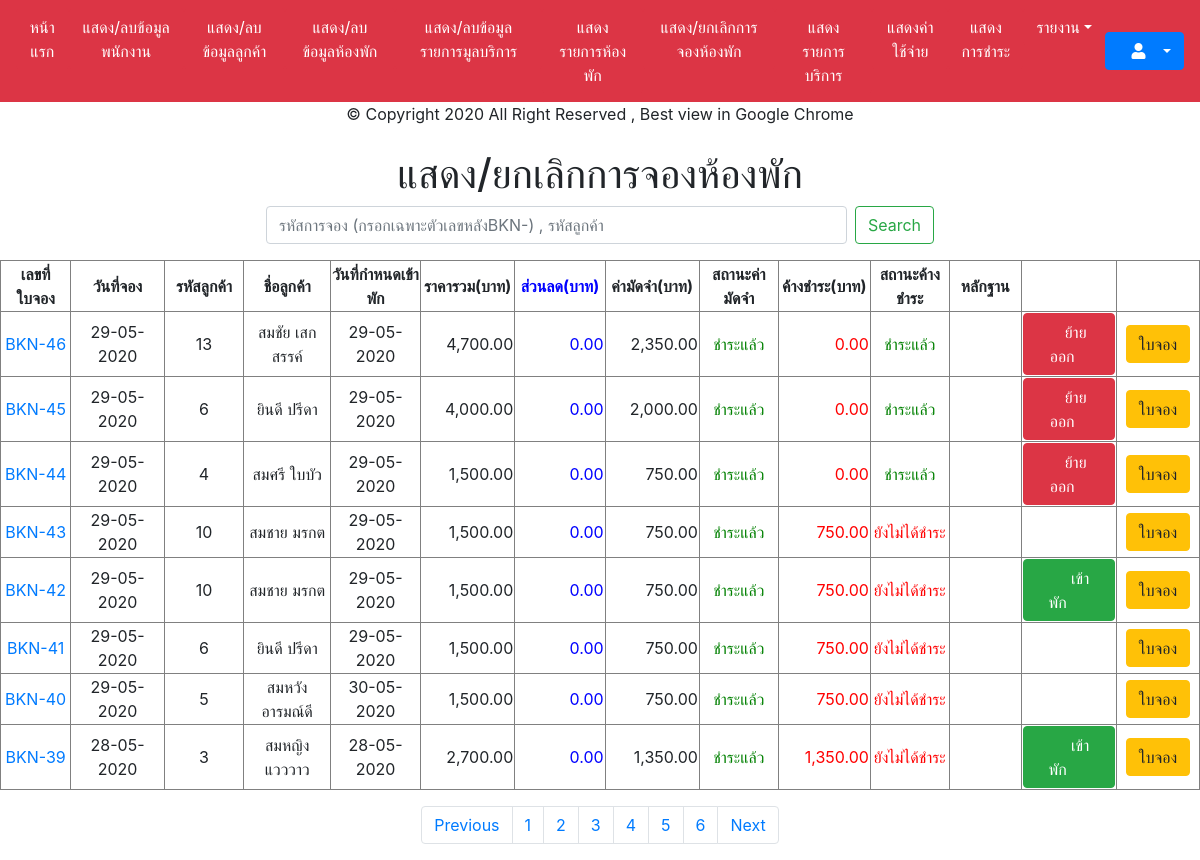
Page /input-output/backend/admin/show_book.php on the committed database.
### tables this page shows
CREATE TABLE `book` (
  `book_id` int(11) NOT NULL,
  `book_date` date DEFAULT NULL,
  `book_adult` int(2) DEFAULT NULL,
  `book_child` int(2) DEFAULT NULL,
  `book_scheduled` date DEFAULT NULL,
  `book_deposit` float(8,2) DEFAULT NULL,
  `book_paydate` date DEFAULT NULL,
  `book_total` float(8,2) DEFAULT NULL,
  `book_discount` float(8,2) DEFAULT NULL,
  `book_status_deposit` int(1) DEFAULT NULL,
  `book_status_pay` int(1) DEFAULT NULL,
  `book_debt` float(8,2) DEFAULT NULL,
  `book_note` varchar(50) DEFAULT NULL,
  `book_deposit_picture` varchar(255) DEFAULT NULL,
  `cus_id` int(5) DEFAULT NULL,
  `cus_id_2` int(5) DEFAULT NULL
);

CREATE TABLE `customer` (
  `cus_id` int(5) NOT NULL,
  `cus_citizenid` varchar(13) DEFAULT NULL,
  `cus_username` varchar(20) DEFAULT NULL,
  `cus_name` varchar(50) DEFAULT NULL,
  `cus_address` varchar(100) DEFAULT NULL,
  `cus_phone` varchar(15) DEFAULT NULL,
  `cus_password` varchar(20) DEFAULT NULL,
  `cus_birthday` date DEFAULT NULL,
  `cus_email` varchar(30) DEFAULT NULL,
  `cus_status` int(1) DEFAULT NULL,
  `cus_type` int(1) DEFAULT NULL
);

### input-output/backend/admin/show_book.php (the view, shortened to what this page needs)
<?php require'header.php';require'../../../public/switch.php';?>
<h1 align="center">แสดง/ยกเลิกการจองห้องพัก</h1>
<form class="form-inline justify-content-center">
<input class="form-control mr-2" type="search" size="50" placeholder="รหัสการจอง (กรอกเฉพาะตัวเลขหลังBKN-) , รหัสลูกค้า" aria-label="Search"  id="search_text">
<button class="btn btn-outline-success" type="submit">Search</button></form><p></p>
<table align="center" width="" border="1">
  <thead>
  <tr>
      <th width="100"><div align="center">เลขที่ใบจอง</div></th>
      <th width="150"><div align="center">วันที่จอง</div></th>
      <th width="130"><div align="center">รหัสลูกค้า</div></th>
      <th width="130"><div align="center">ชื่อลูกค้า</div></th>
      <th width="140"><div align="center">วันที่กำหนดเข้าพัก</div></th>
      <th width="120"><div align="center">ราคารวม(บาท)</div></th>
      <th width="100"><div align="center" style="color:blue">ส่วนลด(บาท)</div></th>
      <th width="120"><div align="center">ค่ามัดจำ(บาท)</div></th>
      <th width="120"><div align="center">สถานะค่ามัดจำ</div></th>
      <th width="120"><div align="center">ค้างชำระ(บาท)</div></th>
      <th width="120"><div align="center">สถานะค้างชำระ</div></th>
      <th width="120"><div align="center">หลักฐาน</div></th>
      <th width="124"><div align="center"></div></th>
      <th width="100"><div align="center"></div></th>
  </tr>
  </thead>
  <tbody>
<?php
$sql = " SELECT  * FROM  book";
$result = $db->query($sql);
$numrows = $result->num_rows;
$Per_Page = 8;
$Page = $_GET["page"];
if(!$_GET["page"])
{$Page=1;}
$Prev_Page = $Page-1;
$Next_Page = $Page+1;
$Page_Start = (($Per_Page*$Page)-$Per_Page);
if($numrows<=$Per_Page)
{$Num_Pages =1;}
else if(($numrows % $Per_Page)==0)
{$Num_Pages =($numrows/$Per_Page) ;}
else
{$Num_Pages =($numrows/$Per_Page)+1;
$Num_Pages = (int)$Num_Pages;}
$sql .=" ORDER BY book_id DESC LIMIT $Page_Start , $Per_Page";
$result = $db->query($sql);
while($row = $result->fetch_assoc())
{
$sql2 = "SELECT * FROM customer WHERE cus_id = '".$row["cus_id"]."' ";
$result2 = $db->query($sql2);
$row2 = $result2->fetch_assoc();
    ?>
    <tr height="35">
    <td align="center"><a href="show_book_detail.php?id=<?=$row["book_id"]?>">BKN-<?=$row["book_id"];?></a></td>
    <td align="center"><?=dmy($row["book_date"]);?></td>
    <td align="center"><?=$row2["cus_id"];?></td>
    <td align="center"><?=$row2["cus_name"];?></td>
    <td align="center"><?=dmy($row["book_scheduled"]);?></td>
    <td align="right"><?=number_format($row["book_total"],2);?></td>
    <td align="right"><font color="blue"><?=number_format($row['book_discount'],2)?></font></td>
    <td align="right"><?=number_format($row["book_deposit"],2);?></td>
    <td align="center"><?=status_deposit($row["book_status_deposit"]);?></td>
    <td align="right"><font color="red"><?=number_format($row["book_debt"],2)?></font></td>
    <td align="center"><?=status_pay($row["book_status_pay"]);?></td>
    <?php if($row['book_status_deposit']==2) {?>
    <td align="center"><a href="../../../img/deposit/<?=$row['book_deposit_picture']?>" target="_blank"><img src="../../../img/deposit/<?=$row['book_deposit_picture']?>" width="90" height="90"/></a></td><?php }
    else {?><td></td><?php }?>
    <?php if($row['book_status_deposit']==2) {?>
    <td align="center"><a class="btn btn-info" href="?confirmid=<?=$row["book_id"];?>" onclick="return confirm('ต้องการยืนยันหลักฐานใช่หรือไม่?')">ยืนยันหลักฐาน</a></td><?php }
    elseif($row['book_status_deposit']==3){?>
      <td align="center"><a class="btn btn-success" href="confirm_checkin.php?id=<?=$row["book_id"]?>">&nbsp;&nbsp;&nbsp;&nbsp;&nbsp;เข้าพัก&nbsp;&nbsp;&nbsp;&nbsp;&nbsp;</a></td><?php }
    elseif($row['book_status_deposit']==4){?>
      <td align="center"></td><?php }
    elseif($row['book_status_deposit']==5){?>
      <td align="center"><a class="btn btn-danger" href="confirm_checkout.php?id=<?=$row['book_id']?>">&nbsp;&nbsp;&nbsp;ย้ายออก&nbsp;&nbsp;&nbsp;</a></td><?php }
    elseif($row['book_status_deposit']==6){?>
      <td align="center"></td><?php }
    else {?>
      <td></td><?php }?>
    <?php
    if(($row['book_status_deposit']==1)||($row['book_status_deposit']==2)) {?>
      <td align="center"><a class="btn btn-danger" href="JavaScript:if(confirm('ยกเลิกใบจอง') == true){window.location='show_book.php?id=<?=$row["book_id"];?>';}">ยกเลิกจอง</a></td><?php }
    elseif($row['book_status_deposit']==0) {?>
      <td align="center"></td><?php }
    else {?>
      <td  align="center"><a class="btn btn-warning" href="bill_reservation.php?id=<?=$row['book_id']?>" target="_blank">ใบจอง</a></td> <?php }?>
    </tr>
    <?php
 }
  ?>
</tbody>
</table>
<nav aria-label="Page navigation example">
  <ul class="pagination justify-content-center">
<?php if($Prev_Page==0)$Prev_Page++;?>
    <li class="page-item"><a class="page-link" href="show_book.php?page=<?=$Prev_Page;?>">Previous</a></li>
<?php for($i=1; $i<=$Num_Pages; $i++) {?>
<li class="page-item"><a class="page-link" href="show_book.php?page=<?=$i;?>"><?=$i; ?></a></li>
<?php } ?>
    <li class="page-item"><a class="page-link" href="show_book.php?page=<?=$Next_Page;?>">Next</a></li>
  </ul>
</body>
</html>

### public/switch.php (shortened to what this page needs)
<?php
function status_deposit($type1){switch ($type1) {
case 3:return "<span style='color:green;'>ชำระแล้ว</span>";break;
default:return "<span style='color:green;'>ชำระแล้ว</span>";break;}}
function status_pay($type1){switch ($type1){
case 2:return "<span style='color:green;'>ชำระแล้ว</span>";break;
case 3:return "<span style='color:red;'>ยังไม่ได้ชำระ</span>";break;
default:return "ไม่พบประเภท";break;}}
function dmy($type1) {if($type1!='0000-00-00')return date_format(date_create($type1),"d-m-Y");else return $type1;}
?>

### rows in the picture
book: book_id "46", book_date "29-05-2020", cus.cus_id "13", cus.cus_name "สมชัย เสกสรรค์", book_scheduled "29-05-2020", book_total "4,700.00", book_discount "0.00", book_deposit "2,350.00", book_status_deposit "ชำระแล้ว", book_debt "0.00", book_status_pay "ชำระแล้ว"
book: book_id "45", book_date "29-05-2020", cus.cus_id "6", cus.cus_name "ยินดี ปรีดา", book_scheduled "29-05-2020", book_total "4,000.00", book_discount "0.00", book_deposit "2,000.00", book_status_deposit "ชำระแล้ว", book_debt "0.00", book_status_pay "ชำระแล้ว"
book: book_id "44", book_date "29-05-2020", cus.cus_id "4", cus.cus_name "สมศรี ใบบัว", book_scheduled "29-05-2020", book_total "1,500.00", book_discount "0.00", book_deposit "750.00", book_status_deposit "ชำระแล้ว", book_debt "0.00", book_status_pay "ชำระแล้ว"
book: book_id "43", book_date "29-05-2020", cus.cus_id "10", cus.cus_name "สมชาย มรกต", book_scheduled "29-05-2020", book_total "1,500.00", book_discount "0.00", book_deposit "750.00", book_status_deposit "ชำระแล้ว", book_debt "750.00", book_status_pay "ยังไม่ได้ชำระ"
book: book_id "42", book_date "29-05-2020", cus.cus_id "10", cus.cus_name "สมชาย มรกต", book_scheduled "29-05-2020", book_total "1,500.00", book_discount "0.00", book_deposit "750.00", book_status_deposit "ชำระแล้ว", book_debt "750.00", book_status_pay "ยังไม่ได้ชำระ"
book: book_id "41", book_date "29-05-2020", cus.cus_id "6", cus.cus_name "ยินดี ปรีดา", book_scheduled "29-05-2020", book_total "1,500.00", book_discount "0.00", book_deposit "750.00", book_status_deposit "ชำระแล้ว", book_debt "750.00", book_status_pay "ยังไม่ได้ชำระ"
book: book_id "40", book_date "29-05-2020", cus.cus_id "5", cus.cus_name "สมหวัง อารมณ์ดี", book_scheduled "30-05-2020", book_total "1,500.00", book_discount "0.00", book_deposit "750.00", book_status_deposit "ชำระแล้ว", book_debt "750.00", book_status_pay "ยังไม่ได้ชำระ"
book: book_id "39", book_date "28-05-2020", cus.cus_id "3", cus.cus_name "สมหญิง แวววาว", book_scheduled "28-05-2020", book_total "2,700.00", book_discount "0.00", book_deposit "1,350.00", book_status_deposit "ชำระแล้ว", book_debt "1,350.00", book_status_pay "ยังไม่ได้ชำระ"
